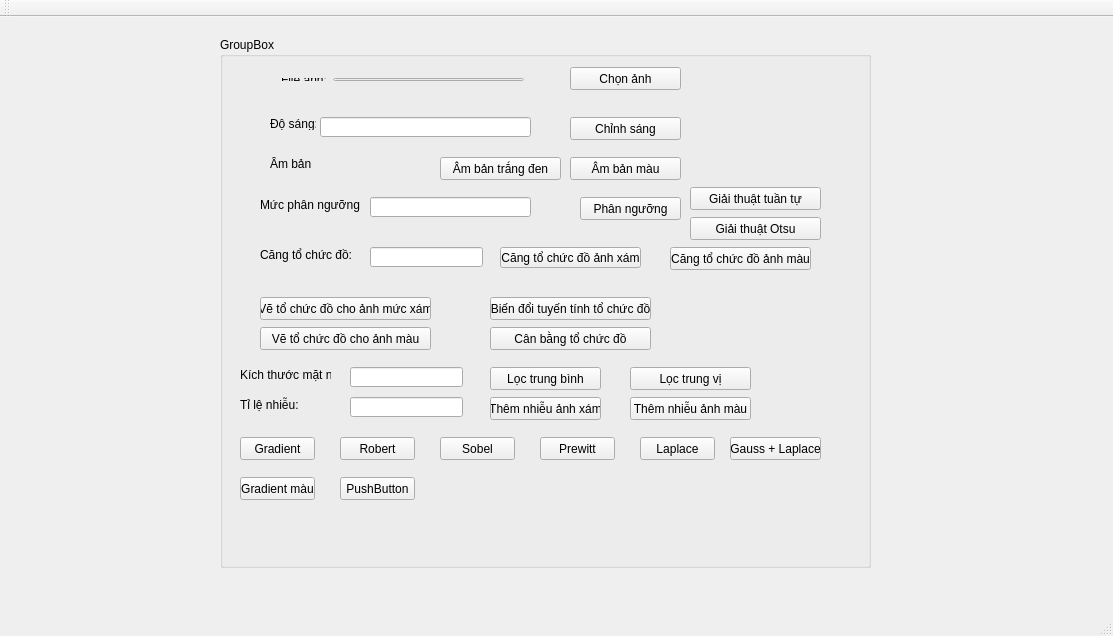
<?xml version="1.0" encoding="UTF-8"?>
<ui version="4.0">
 <class>MainWindow</class>
 <widget class="QMainWindow" name="MainWindow">
  <property name="geometry">
   <rect>
    <x>0</x>
    <y>0</y>
    <width>1113</width>
    <height>636</height>
   </rect>
  </property>
  <property name="windowTitle">
   <string>MainWindow</string>
  </property>
  <widget class="QWidget" name="centralWidget">
   <widget class="QGroupBox" name="groupBox">
    <property name="geometry">
     <rect>
      <x>220</x>
      <y>20</y>
      <width>651</width>
      <height>531</height>
     </rect>
    </property>
    <property name="title">
     <string>GroupBox</string>
    </property>
    <widget class="QPushButton" name="btn_cangtochucdoanhmau">
     <property name="geometry">
      <rect>
       <x>450</x>
       <y>210</y>
       <width>141</width>
       <height>23</height>
      </rect>
     </property>
     <property name="text">
      <string>Căng tổ chức đồ ảnh màu</string>
     </property>
    </widget>
    <widget class="QLabel" name="lb_cangtochucdo">
     <property name="geometry">
      <rect>
       <x>40</x>
       <y>210</y>
       <width>91</width>
       <height>16</height>
      </rect>
     </property>
     <property name="text">
      <string>Căng tổ chức đồ:</string>
     </property>
    </widget>
    <widget class="QLabel" name="lb_phannguong">
     <property name="geometry">
      <rect>
       <x>40</x>
       <y>160</y>
       <width>101</width>
       <height>16</height>
      </rect>
     </property>
     <property name="text">
      <string>Mức phân ngưỡng</string>
     </property>
    </widget>
    <widget class="QLabel" name="lb_dosang">
     <property name="geometry">
      <rect>
       <x>50</x>
       <y>80</y>
       <width>46</width>
       <height>13</height>
      </rect>
     </property>
     <property name="text">
      <string>Độ sáng:</string>
     </property>
    </widget>
    <widget class="QWidget" name="layoutWidget">
     <property name="geometry">
      <rect>
       <x>50</x>
       <y>30</y>
       <width>265</width>
       <height>25</height>
      </rect>
     </property>
     <layout class="QHBoxLayout" name="horizontalLayout_2">
      <item>
       <layout class="QHBoxLayout" name="horizontalLayout">
        <item>
         <widget class="QLabel" name="lb_file">
          <property name="text">
           <string>File ảnh:</string>
          </property>
         </widget>
        </item>
        <item>
         <widget class="QLineEdit" name="In_text"/>
        </item>
       </layout>
      </item>
     </layout>
    </widget>
    <widget class="QPushButton" name="btn_phannguong">
     <property name="geometry">
      <rect>
       <x>360</x>
       <y>160</y>
       <width>101</width>
       <height>23</height>
      </rect>
     </property>
     <property name="text">
      <string>Phân ngưỡng</string>
     </property>
    </widget>
    <widget class="QPushButton" name="btn_ambanxam">
     <property name="geometry">
      <rect>
       <x>220</x>
       <y>120</y>
       <width>121</width>
       <height>23</height>
      </rect>
     </property>
     <property name="text">
      <string>Âm bản trắng đen</string>
     </property>
    </widget>
    <widget class="QLabel" name="lb_amban">
     <property name="geometry">
      <rect>
       <x>50</x>
       <y>120</y>
       <width>46</width>
       <height>13</height>
      </rect>
     </property>
     <property name="text">
      <string>Âm bản</string>
     </property>
    </widget>
    <widget class="QPushButton" name="btn_chinhsang">
     <property name="geometry">
      <rect>
       <x>350</x>
       <y>80</y>
       <width>111</width>
       <height>23</height>
      </rect>
     </property>
     <property name="text">
      <string>Chỉnh sáng</string>
     </property>
    </widget>
    <widget class="QLineEdit" name="In_cangtochucdo">
     <property name="geometry">
      <rect>
       <x>150</x>
       <y>210</y>
       <width>113</width>
       <height>20</height>
      </rect>
     </property>
    </widget>
    <widget class="QLineEdit" name="In_dosang">
     <property name="geometry">
      <rect>
       <x>100</x>
       <y>80</y>
       <width>211</width>
       <height>20</height>
      </rect>
     </property>
    </widget>
    <widget class="QPushButton" name="btn_ambanmau">
     <property name="geometry">
      <rect>
       <x>350</x>
       <y>120</y>
       <width>111</width>
       <height>23</height>
      </rect>
     </property>
     <property name="text">
      <string>Âm bản màu</string>
     </property>
    </widget>
    <widget class="QPushButton" name="btn_cangtochucdo">
     <property name="geometry">
      <rect>
       <x>280</x>
       <y>210</y>
       <width>141</width>
       <height>21</height>
      </rect>
     </property>
     <property name="text">
      <string>Căng tổ chức đồ ảnh xám</string>
     </property>
    </widget>
    <widget class="QLineEdit" name="In_pn">
     <property name="geometry">
      <rect>
       <x>150</x>
       <y>160</y>
       <width>161</width>
       <height>20</height>
      </rect>
     </property>
    </widget>
    <widget class="QPushButton" name="btn_vetochucdoxam">
     <property name="geometry">
      <rect>
       <x>40</x>
       <y>260</y>
       <width>171</width>
       <height>23</height>
      </rect>
     </property>
     <property name="text">
      <string>Vẽ tổ chức đồ cho ảnh mức xám</string>
     </property>
    </widget>
    <widget class="QPushButton" name="btn_tochucdoanhmau">
     <property name="geometry">
      <rect>
       <x>40</x>
       <y>290</y>
       <width>171</width>
       <height>23</height>
      </rect>
     </property>
     <property name="text">
      <string>Vẽ tổ chức đồ cho ảnh màu</string>
     </property>
    </widget>
    <widget class="QPushButton" name="btn_biendoituyentinh">
     <property name="geometry">
      <rect>
       <x>270</x>
       <y>260</y>
       <width>161</width>
       <height>23</height>
      </rect>
     </property>
     <property name="text">
      <string>Biến đổi tuyến tính tổ chức đồ</string>
     </property>
    </widget>
    <widget class="QPushButton" name="btn_canbangtochucdo">
     <property name="geometry">
      <rect>
       <x>270</x>
       <y>290</y>
       <width>161</width>
       <height>23</height>
      </rect>
     </property>
     <property name="text">
      <string>Cân bằng tổ chức đồ</string>
     </property>
    </widget>
    <widget class="QLabel" name="lb_kthuocmatna">
     <property name="geometry">
      <rect>
       <x>20</x>
       <y>330</y>
       <width>91</width>
       <height>16</height>
      </rect>
     </property>
     <property name="text">
      <string>Kích thước mặt nạ:</string>
     </property>
    </widget>
    <widget class="QLabel" name="lb_tilenhieu">
     <property name="geometry">
      <rect>
       <x>20</x>
       <y>360</y>
       <width>61</width>
       <height>16</height>
      </rect>
     </property>
     <property name="text">
      <string>Tỉ lệ nhiễu:</string>
     </property>
    </widget>
    <widget class="QLineEdit" name="In_kichthuoc">
     <property name="geometry">
      <rect>
       <x>130</x>
       <y>330</y>
       <width>113</width>
       <height>20</height>
      </rect>
     </property>
    </widget>
    <widget class="QLineEdit" name="In_tile">
     <property name="geometry">
      <rect>
       <x>130</x>
       <y>360</y>
       <width>113</width>
       <height>20</height>
      </rect>
     </property>
    </widget>
    <widget class="QPushButton" name="btn_loctrungbinh">
     <property name="geometry">
      <rect>
       <x>270</x>
       <y>330</y>
       <width>111</width>
       <height>23</height>
      </rect>
     </property>
     <property name="text">
      <string>Lọc trung bình</string>
     </property>
    </widget>
    <widget class="QPushButton" name="btn_loctrungvi">
     <property name="geometry">
      <rect>
       <x>410</x>
       <y>330</y>
       <width>121</width>
       <height>23</height>
      </rect>
     </property>
     <property name="text">
      <string>Lọc trung vị</string>
     </property>
    </widget>
    <widget class="QPushButton" name="btn_themnhieu">
     <property name="geometry">
      <rect>
       <x>270</x>
       <y>360</y>
       <width>111</width>
       <height>23</height>
      </rect>
     </property>
     <property name="text">
      <string>Thêm nhiễu ảnh xám</string>
     </property>
    </widget>
    <widget class="QPushButton" name="btn_themnhieuanhmau">
     <property name="geometry">
      <rect>
       <x>410</x>
       <y>360</y>
       <width>121</width>
       <height>23</height>
      </rect>
     </property>
     <property name="text">
      <string>Thêm nhiễu ảnh màu</string>
     </property>
    </widget>
    <widget class="QPushButton" name="btn_gradient">
     <property name="geometry">
      <rect>
       <x>20</x>
       <y>400</y>
       <width>75</width>
       <height>23</height>
      </rect>
     </property>
     <property name="text">
      <string>Gradient</string>
     </property>
    </widget>
    <widget class="QPushButton" name="btn_gradientmau">
     <property name="geometry">
      <rect>
       <x>20</x>
       <y>440</y>
       <width>75</width>
       <height>23</height>
      </rect>
     </property>
     <property name="text">
      <string>Gradient màu</string>
     </property>
    </widget>
    <widget class="QPushButton" name="btn_robert">
     <property name="geometry">
      <rect>
       <x>120</x>
       <y>400</y>
       <width>75</width>
       <height>23</height>
      </rect>
     </property>
     <property name="text">
      <string>Robert</string>
     </property>
    </widget>
    <widget class="QPushButton" name="pushButton">
     <property name="geometry">
      <rect>
       <x>120</x>
       <y>440</y>
       <width>75</width>
       <height>23</height>
      </rect>
     </property>
     <property name="text">
      <string>PushButton</string>
     </property>
    </widget>
    <widget class="QPushButton" name="btn_sobel">
     <property name="geometry">
      <rect>
       <x>220</x>
       <y>400</y>
       <width>75</width>
       <height>23</height>
      </rect>
     </property>
     <property name="text">
      <string>Sobel</string>
     </property>
    </widget>
    <widget class="QPushButton" name="btn_prewitt">
     <property name="geometry">
      <rect>
       <x>320</x>
       <y>400</y>
       <width>75</width>
       <height>23</height>
      </rect>
     </property>
     <property name="text">
      <string>Prewitt</string>
     </property>
    </widget>
    <widget class="QPushButton" name="btn_laplace">
     <property name="geometry">
      <rect>
       <x>420</x>
       <y>400</y>
       <width>75</width>
       <height>23</height>
      </rect>
     </property>
     <property name="text">
      <string>Laplace</string>
     </property>
    </widget>
    <widget class="QPushButton" name="btn_gausslaplace">
     <property name="geometry">
      <rect>
       <x>510</x>
       <y>400</y>
       <width>91</width>
       <height>23</height>
      </rect>
     </property>
     <property name="text">
      <string>Gauss + Laplace</string>
     </property>
    </widget>
    <widget class="QPushButton" name="btn_chonanh">
     <property name="geometry">
      <rect>
       <x>350</x>
       <y>30</y>
       <width>111</width>
       <height>23</height>
      </rect>
     </property>
     <property name="text">
      <string>Chọn ảnh</string>
     </property>
    </widget>
    <widget class="QPushButton" name="btn_tuantu">
     <property name="geometry">
      <rect>
       <x>470</x>
       <y>150</y>
       <width>131</width>
       <height>23</height>
      </rect>
     </property>
     <property name="text">
      <string>Giải thuật tuần tự</string>
     </property>
    </widget>
    <widget class="QPushButton" name="pushButton_3">
     <property name="geometry">
      <rect>
       <x>470</x>
       <y>180</y>
       <width>131</width>
       <height>23</height>
      </rect>
     </property>
     <property name="text">
      <string>Giải thuật Otsu</string>
     </property>
    </widget>
   </widget>
  </widget>
  <widget class="QMenuBar" name="menuBar">
   <property name="geometry">
    <rect>
     <x>0</x>
     <y>0</y>
     <width>1113</width>
     <height>21</height>
    </rect>
   </property>
  </widget>
  <widget class="QToolBar" name="mainToolBar">
   <attribute name="toolBarArea">
    <enum>TopToolBarArea</enum>
   </attribute>
   <attribute name="toolBarBreak">
    <bool>false</bool>
   </attribute>
  </widget>
  <widget class="QStatusBar" name="statusBar"/>
 </widget>
 <layoutdefault spacing="6" margin="11"/>
 <resources/>
 <connections/>
</ui>
